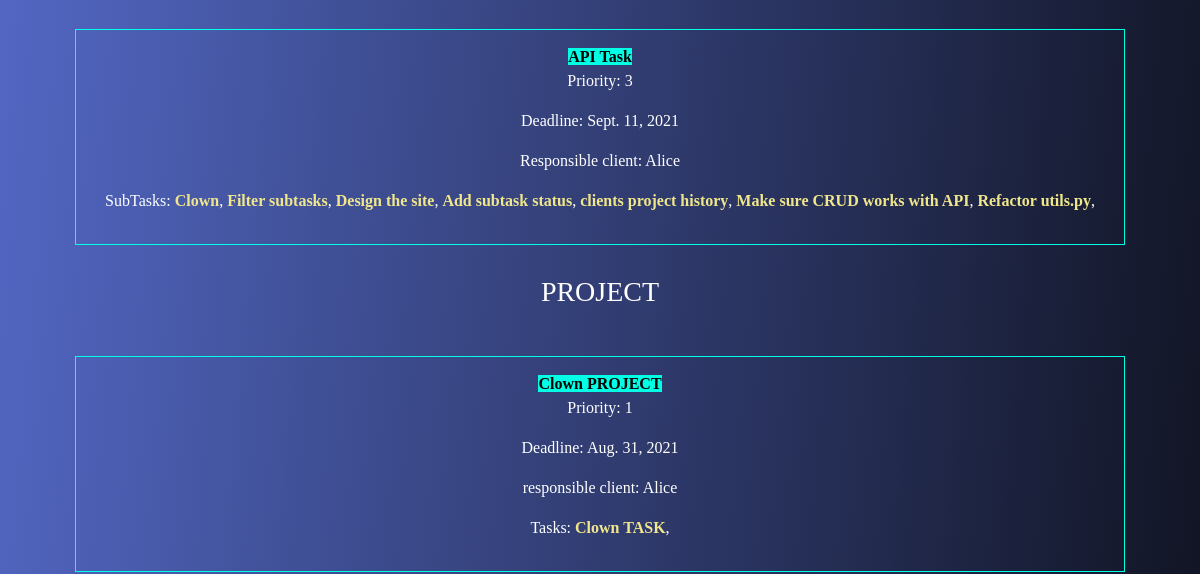
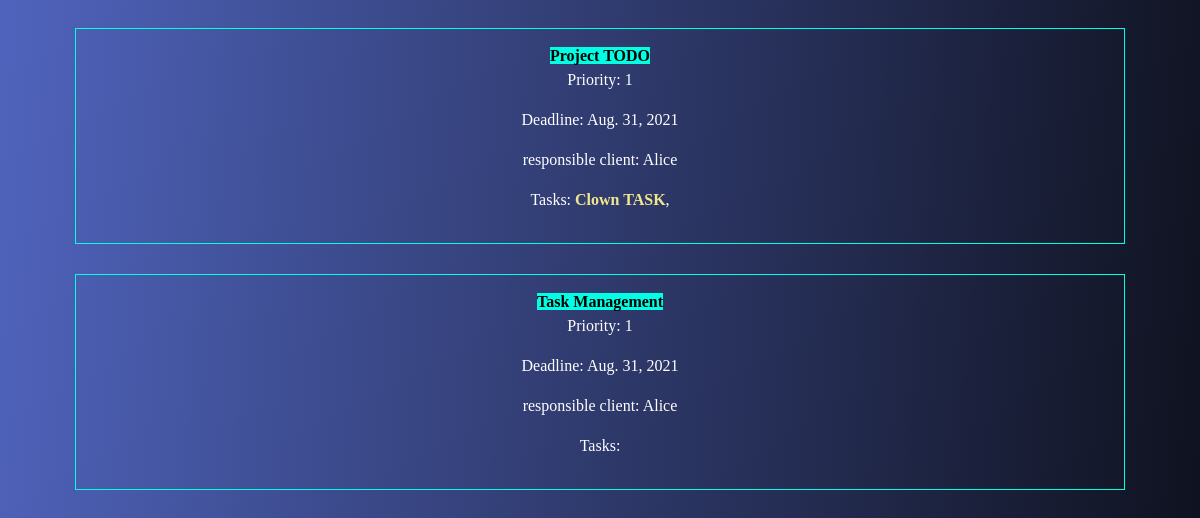
Before: /clients/ (lower part) with the older database file (2 pictures, top to bottom).
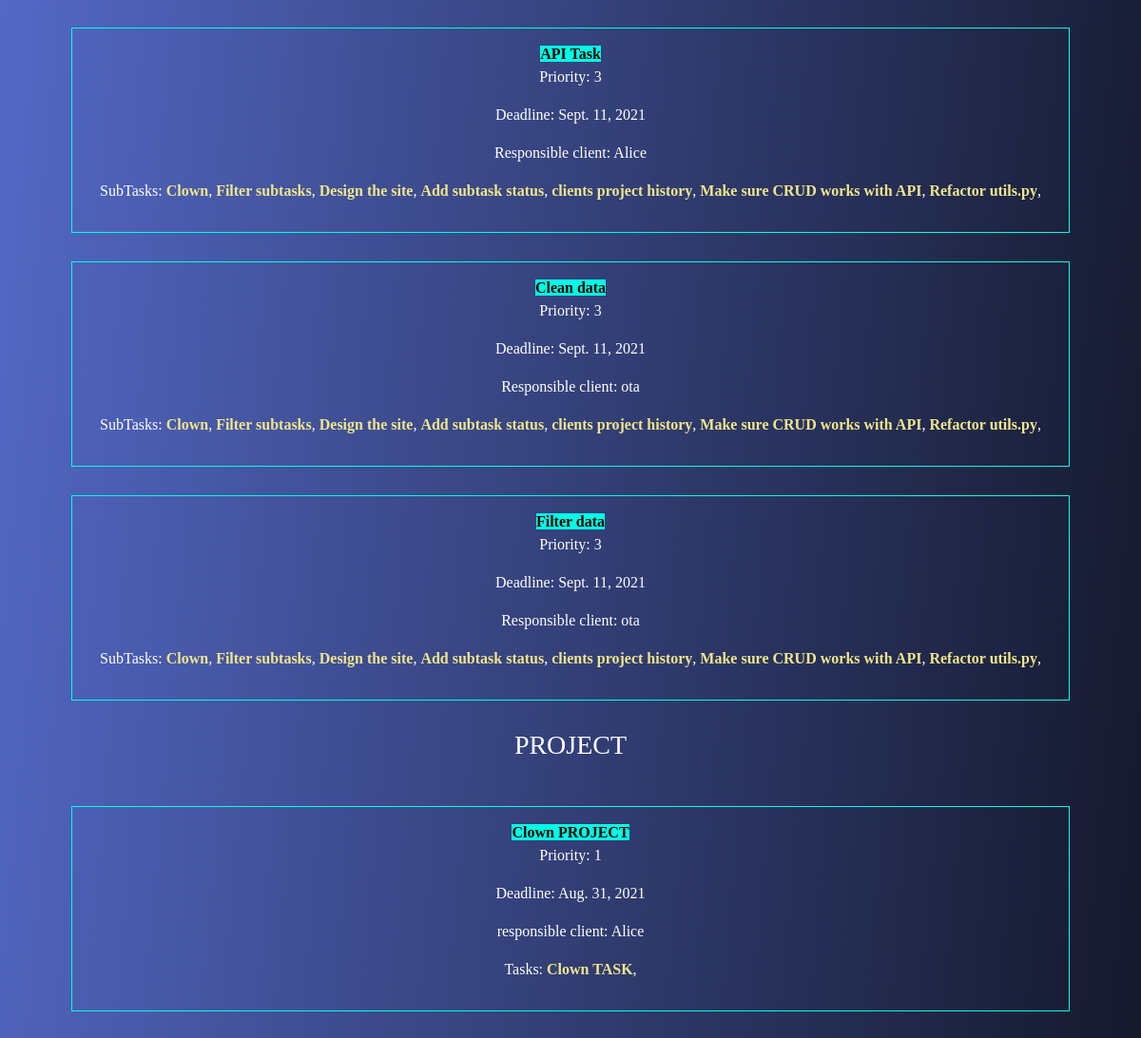
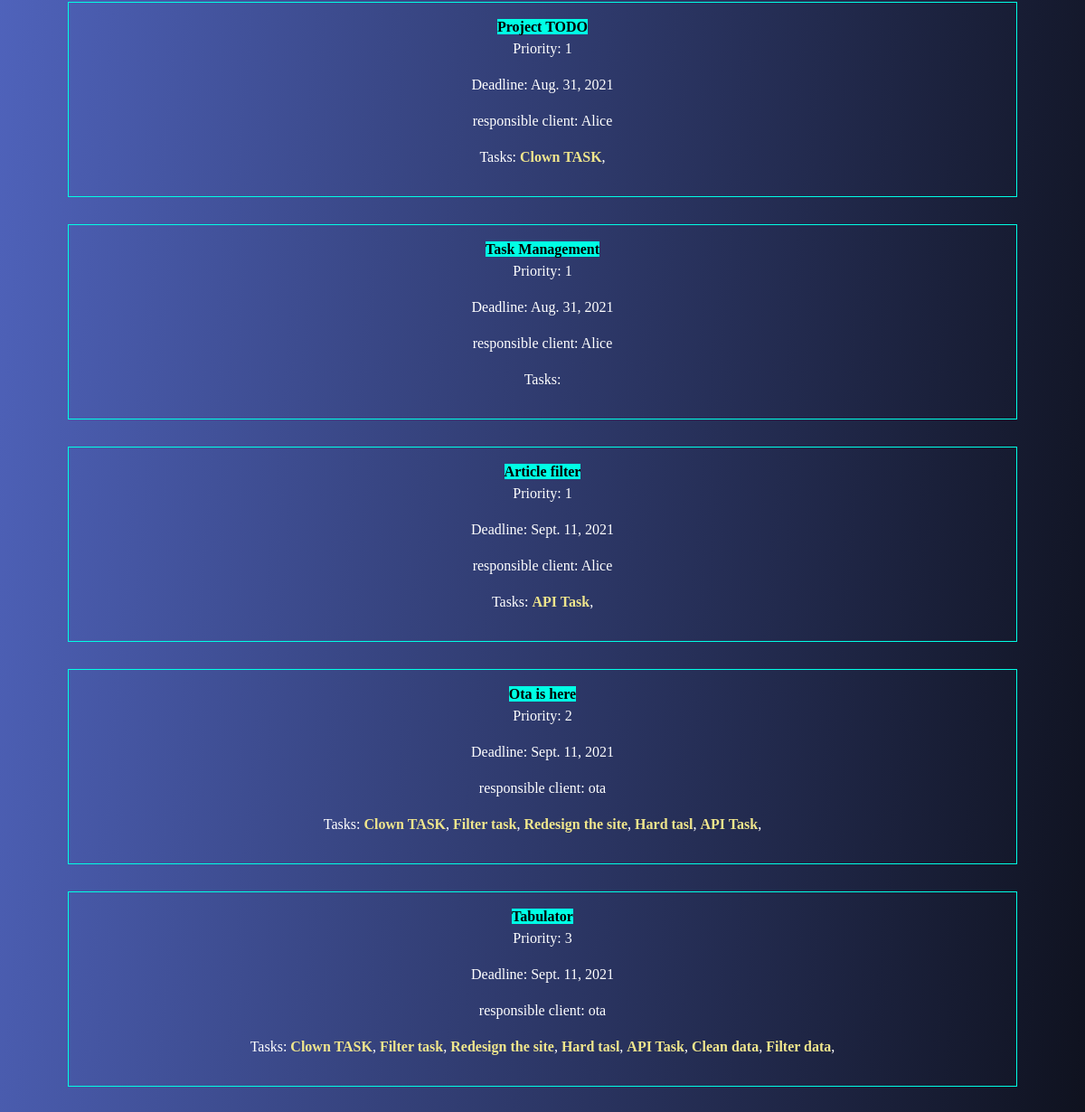
After: the same page with the newer database file (2 pictures, top to bottom).
### managementapp/models.py (models this page shows, shortened)
class Task(models.Model):
    title = models.CharField(max_length=300)
    priority = models.IntegerField(null=True ,blank=True)
    deadline = models.DateField(null=True, blank=True)
    daysLeft = models.IntegerField(null=True, blank=True)
    status = models.CharField(max_length=50, default='Unset')
    responsible_client = models.ForeignKey(
        Client,
        on_delete=CASCADE,
        blank=True, null=True
    )
    subTasks = models.ManyToManyField(
        SubTask,
        blank=True,
    )

class Client(models.Model):
    name = models.CharField(max_length=300)
    email = models.CharField(max_length=300)
    phoneNumber = models.IntegerField()
    address = models.CharField(max_length=300)
    def __str__(self):
        return "%s" % (self.name)

class SubTask(models.Model):
    title = models.CharField(max_length=300)
    priority = models.IntegerField()
    deadline = models.DateField(blank=True)
    daysLeft = models.IntegerField(null=True, blank=True)
    status = models.CharField(max_length=50, default='Unset')
    responsible_client = models.ForeignKey(
        'Client',
        on_delete=CASCADE,
        blank=True, null=True
    )

class Project(models.Model):
    title = models.CharField(max_length=300)
    priority = models.IntegerField(null=True ,blank=True)
    deadline = models.DateField(null=True, blank=True)
    daysLeft = models.IntegerField(null=True, blank=True)
    status = models.CharField(max_length=50, default='Unset')
    responsible_client = models.ForeignKey(
        Client, default="UNASSIGNED",
        on_delete=CASCADE,
        blank=True, null=True
    )
    tasks = models.ManyToManyField(
        Task, default="UNASSIGNED",
        blank=True,
    )

### managementapp/views/indexView.py (the view)
# urls.py: path('', views.list, name='list'),
def list(request):
    setFields()
    return render(request, 'clients/list.html',
                            {'clientsList': Client.objects.all(),
                                'subTasks': SubTask.objects.all(),
                                'Tasks': Task.objects.all(),
                                'Projects': Project.objects.all(),
                            }
                )

### managementapp/utils.py (called while the page is built)
def limitPriority(calculatedPriority):
    if calculatedPriority <= 1:
        return 1;
    elif calculatedPriority > 1 and calculatedPriority <=2:
        return 2;
    else:
        return 3;

def setTaskPriority():
    obj = Task.objects.all()
    for obj in Task.objects.all():
        obj.priority = limitPriority( calculateTaskPriority(obj) )
        obj.save()
    print("Task priority has been updated!" )

def calculateTaskPriority(obj):
    sumPriority = 0
    for sub in obj.subTasks.all():
        sumPriority += sub.priority
    return sumPriority / 5

def setTaskDeadline():
    obj = Task.objects.all()
    for obj in Task.objects.all():
        obj.deadline, obj.daysLeft = compareDeadlinesForTask(obj)
        obj.save()
    print("Task deadline has been updated!" )

def compareDeadlinesForTask(obj):
    temp_task = obj
    saved_deadline = datetime.date( datetime.now() )
    days_left = 0
    for sub in temp_task.subTasks.all():
        if  saved_deadline < sub.deadline:
            saved_deadline = sub.deadline
    days_left = countDaysLeft(saved_deadline)
    return saved_deadline, days_left

### managementapp/templates/clients/list.html (shortened to what this page needs)
{% extends "layout/base.html" %} {% block content %}
<div class="objects">
    {% for Task in Tasks %}
    <div class="obj">
        <a class="obj-name"><b> {{ Task.title }} </b> </a>
        <p>Priority: {{ Task.priority }} </p>
        <p>Deadline: {{ Task.deadline }} </p>
        <p>Responsible client: {{ Task.responsible_client}} </p>
        <p>SubTasks: {% for subtask in Task.subTasks.all %}
            <b class="obj-list"> {{ subtask.title }}</b>, {% endfor %}
        </p>
    </div>
    {% endfor %}
</div>
<h3> PROJECT </h3>
<div class="objects">
    {% for Project in Projects %}
    <div class="obj">
        <a class="obj-name"> <b> {{ Project.title }} </b> </a>
        <p>Priority: {{ Project.priority }} </p>
        <p>Deadline: {{ Project.deadline }} </p>
        <p>responsible client: {{ Project.responsible_client}}</p>
        <p>Tasks: {% for task in Project.tasks.all %}
            <b class="obj-list"> {{ task.title }}</b>, {% endfor %}
        </p>
    </div>
    {% endfor %}
</div>
{% endblock %}

Changed rows visible on the page:
added Task: title "Clean data", priority "3", deadline "Sept. 11, 2021", responsible_client "ota", SubTask (title "Clown"), SubTask (title "Filter subtasks"), SubTask (title "Design the site"), SubTask (title "Add subtask status"), SubTask (title "clients project history"), SubTask (title "Make sure CRUD works with API"), SubTask (title "Refactor utils.py")
added Task: title "Filter data", priority "3", deadline "Sept. 11, 2021", responsible_client "ota", SubTask (title "Clown"), SubTask (title "Filter subtasks"), SubTask (title "Design the site"), SubTask (title "Add subtask status"), SubTask (title "clients project history"), SubTask (title "Make sure CRUD works with API"), SubTask (title "Refactor utils.py")
added Project: title "Article filter", priority "1", deadline "Sept. 11, 2021", responsible_client "Alice", Task (title "API Task")
added Project: title "Ota is here", priority "2", deadline "Sept. 11, 2021", responsible_client "ota", Task (title "Clown TASK"), Task (title "API Task")
now on this page (row edited): Task: title "Filter task"
now on this page (row edited): Task: title "Redesign the site"
now on this page (row edited): Task: title "Hard tasl"
added Project: title "Tabulator", priority "3", deadline "Sept. 11, 2021", responsible_client "ota", Task (title "Clown TASK"), Task (title "API Task")
